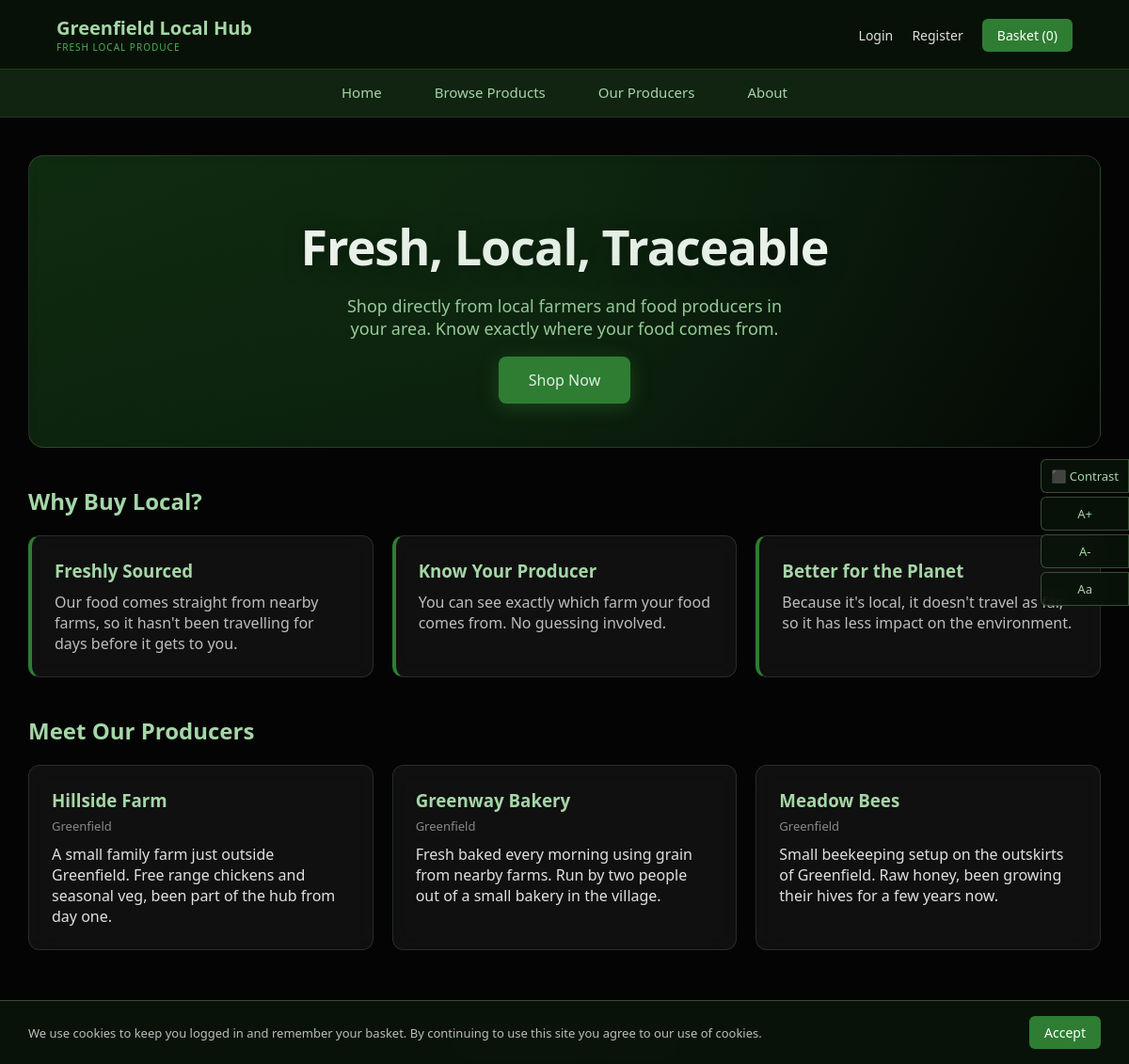
The page / on the database its author committed.
### main.py (models this page shows)
class Producer(db.Model):
    id = db.Column(db.Integer, primary_key=True)
    name = db.Column(db.String(100), nullable=False)
    description = db.Column(db.Text)
    location = db.Column(db.String(150))
    user_id = db.Column(db.Integer, db.ForeignKey('user.id'))
    products = db.relationship('Product', backref='producer', lazy=True)

### main.py (the view)
@app.route('/')
def index():
    producers = Producer.query.limit(3).all()
    return render_template('index.html', producers=producers)

### templates/index.html (shortened to what this page needs)
{% extends 'base.html' %}
{% block content %}
<section class="hero">
    <h1>Fresh, Local, Traceable</h1>
    <p>Shop directly from local farmers and food producers in your area. Know exactly where your food comes from.</p>
    <a href="{{ url_for('products') }}" class="btn-primary">Shop Now</a>
</section>
<section class="about-section">
    <h2>Why Buy Local?</h2>
    <div class="about-grid">
        <div class="about-card">
            <h3>Freshly Sourced</h3>
            <p>Our food comes straight from nearby farms, so it hasn't been travelling for days before it gets to you.</p>
        </div>
        <div class="about-card">
            <h3>Know Your Producer</h3>
            <p>You can see exactly which farm your food comes from. No guessing involved.</p>
        </div>
        <div class="about-card">
            <h3>Better for the Planet</h3>
            <p>Because it's local, it doesn't travel as far, so it has less impact on the environment.</p>
        </div>
    </div>
</section>
<section class="producers-section">
    <h2>Meet Our Producers</h2>
    {% if producers %}
        <div class="producer-grid">
            {% for producer in producers %}
                <div class="producer-card">
                    <h3>{{ producer.name }}</h3>
                    <p class="producer-location">{{ producer.location }}</p>
                    <p>{{ producer.description }}</p>
                </div>
            {% endfor %}
        </div>
    {% else %}
        <p>Producers coming soon, check back shortly!</p>
    {% endif %}
</section>
{% endblock %}

### static/style.css (style rules this page uses)
* { margin: 0; padding: 0; box-sizing: border-box; font-family: Aptos, 'Segoe UI', sans-serif; }
body { background-color: #0a0a0a; background-image: url('/static/bg.jpg'); background-size: cover; background-position: center; background-attachment: fixed; color: #e0e0e0; min-height: 100vh; display: flex; flex-direction: column; }
body::before { content: ''; position: fixed; top: 0; left: 0; width: 100%; height: 100%; background: rgba(0, 0, 0, 0.55); z-index: 0; }
a { text-decoration: none; color: inherit; }
.btn-primary { background-color: #2E7D32; color: #ffffff !important; padding: 8px 16px; border-radius: 6px; border: none; cursor: pointer; font-size: 14px; transition: background-color 0.2s; }
.hero { background: linear-gradient(135deg, rgba(27, 94, 32, 0.4), rgba(0, 0, 0, 0.25)); backdrop-filter: blur(8px); border: 1px solid rgba(165, 214, 167, 0.2); color: #ffffff; padding: 60px 60px; border-radius: 16px; text-align: center; margin-bottom: 40px; position: relative; overflow: hidden; }
.hero::before { content: ''; position: absolute; top: -50%; left: -50%; width: 200%; height: 200%; background: radial-gradient(circle, rgba(46, 125, 50, 0.15) 0%, transparent 70%); pointer-events: none; }
.hero h1 { font-size: 52px; margin-bottom: 16px; color: #ffffff; letter-spacing: -1px; text-shadow: 0 2px 20px rgba(0,0,0,0.5); }
.hero p { font-size: 18px; margin-bottom: 32px; color: #A5D6A7; max-width: 500px; margin-left: auto; margin-right: auto; margin-bottom: 32px; }
.hero .btn-primary { padding: 14px 32px; font-size: 16px; border-radius: 8px; box-shadow: 0 4px 20px rgba(46, 125, 50, 0.4); }
.about-section { margin-bottom: 40px; }
.about-section h2 { font-size: 24px; color: #A5D6A7; margin-bottom: 20px; }
.about-grid { display: grid; grid-template-columns: repeat(3, 1fr); gap: 20px; }
.about-card { background: rgba(255, 255, 255, 0.05); backdrop-filter: blur(12px); border: 1px solid rgba(165, 214, 167, 0.15); padding: 24px; border-radius: 12px; border-left: 4px solid #2E7D32; }
.about-card h3 { color: #A5D6A7; margin-bottom: 10px; }
.about-card p { color: #bdbdbd; }
.producers-section h2 { font-size: 24px; color: #A5D6A7; margin-bottom: 20px; }
.producer-grid { display: grid; grid-template-columns: repeat(3, 1fr); gap: 20px; }
.producer-card { background: rgba(255, 255, 255, 0.05); backdrop-filter: blur(12px); border: 1px solid rgba(165, 214, 167, 0.15); padding: 24px; border-radius: 12px; }
.producer-card h3 { color: #A5D6A7; margin-bottom: 6px; }
.producer-location { color: #888888; font-size: 13px; margin-bottom: 10px; }

### rows shown on the page
Producer: name "Hillside Farm", location "Greenfield", description "A small family farm just outside Greenfield. Free range chickens and seasonal veg, been part of the hub from day one."
Producer: name "Greenway Bakery", location "Greenfield", description "Fresh baked every morning using grain from nearby farms. Run by two people out of a small bakery in the village."
Producer: name "Meadow Bees", location "Greenfield", description "Small beekeeping setup on the outskirts of Greenfield. Raw honey, been growing their hives for a few years now."

### other values the page prints
{{ session.get('basket', [])|length }} "0"
